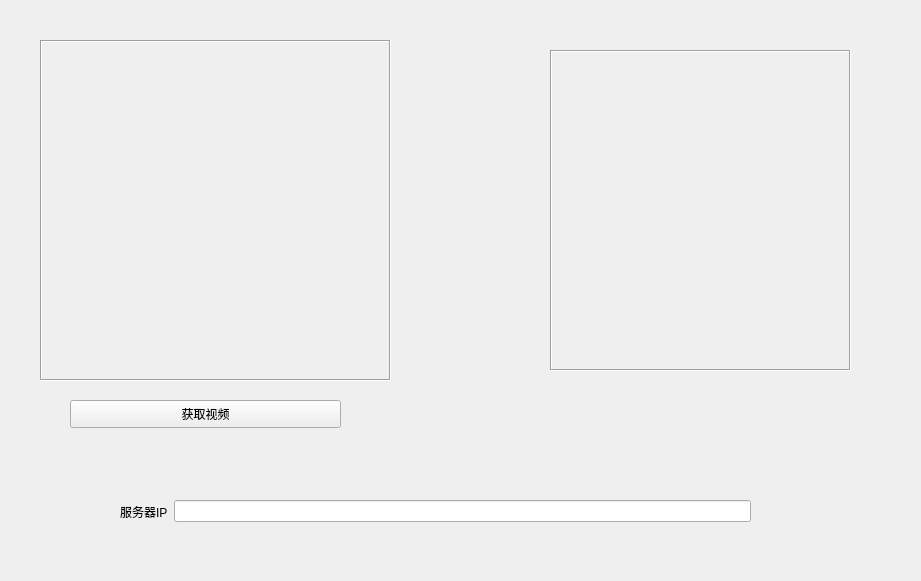
<?xml version="1.0" encoding="UTF-8"?>
<ui version="4.0">
 <class>Widget</class>
 <widget class="QWidget" name="Widget">
  <property name="geometry">
   <rect>
    <x>0</x>
    <y>0</y>
    <width>921</width>
    <height>581</height>
   </rect>
  </property>
  <property name="windowTitle">
   <string>Widget</string>
  </property>
  <widget class="QLabel" name="labelMjpg">
   <property name="geometry">
    <rect>
     <x>40</x>
     <y>40</y>
     <width>351</width>
     <height>341</height>
    </rect>
   </property>
   <property name="frameShape">
    <enum>QFrame::Box</enum>
   </property>
   <property name="frameShadow">
    <enum>QFrame::Sunken</enum>
   </property>
   <property name="text">
    <string/>
   </property>
  </widget>
  <widget class="QPushButton" name="btnGetMjpg">
   <property name="geometry">
    <rect>
     <x>70</x>
     <y>400</y>
     <width>271</width>
     <height>28</height>
    </rect>
   </property>
   <property name="text">
    <string>获取视频</string>
   </property>
  </widget>
  <widget class="QLabel" name="labelJpeg1">
   <property name="geometry">
    <rect>
     <x>550</x>
     <y>50</y>
     <width>301</width>
     <height>321</height>
    </rect>
   </property>
   <property name="frameShape">
    <enum>QFrame::Box</enum>
   </property>
   <property name="frameShadow">
    <enum>QFrame::Sunken</enum>
   </property>
   <property name="text">
    <string/>
   </property>
  </widget>
  <widget class="QWidget" name="">
   <property name="geometry">
    <rect>
     <x>120</x>
     <y>500</y>
     <width>631</width>
     <height>23</height>
    </rect>
   </property>
   <layout class="QHBoxLayout" name="horizontalLayout">
    <item>
     <widget class="QLabel" name="label">
      <property name="text">
       <string>服务器IP</string>
      </property>
     </widget>
    </item>
    <item>
     <widget class="QLineEdit" name="lineEdit"/>
    </item>
   </layout>
  </widget>
 </widget>
 <resources/>
 <connections/>
</ui>
